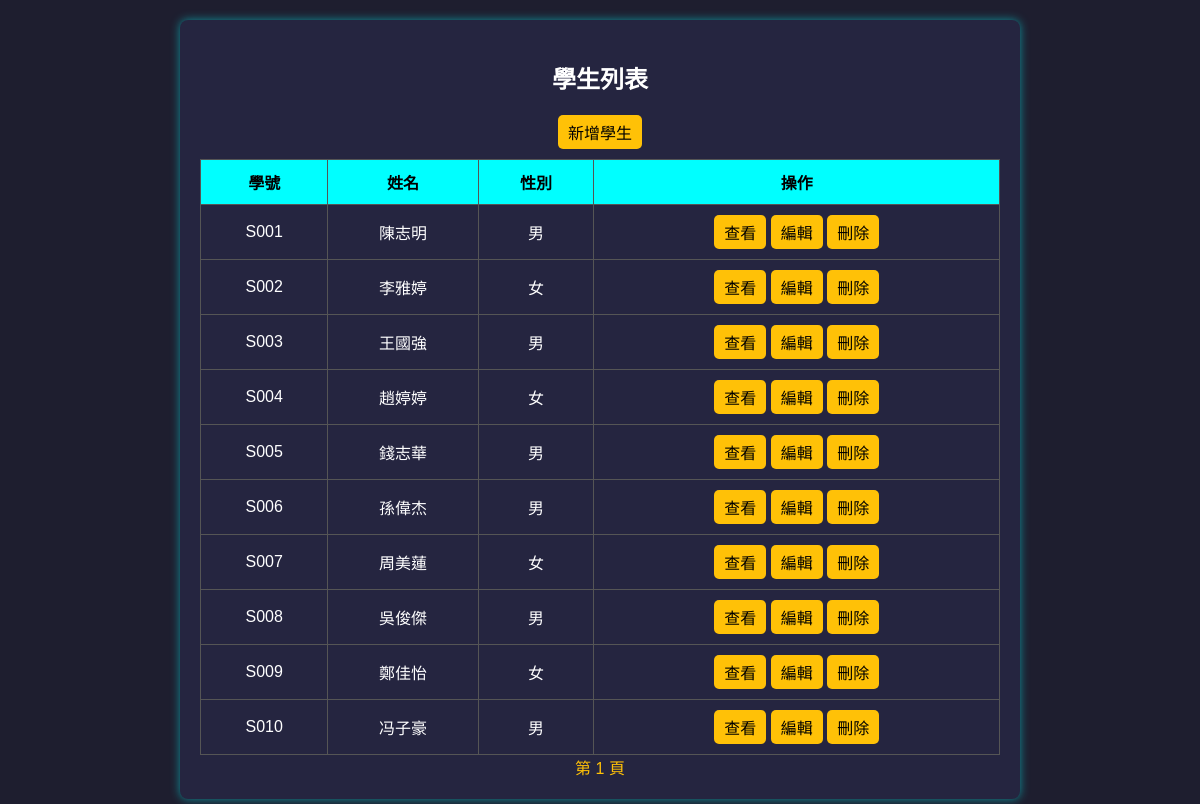
/student/student_list.php, run on the app's committed database.
### tables this page shows
CREATE TABLE `student` (
  `id` int(11) NOT NULL,
  `schid` varchar(12) NOT NULL COMMENT '學號',
  `name` varchar(32) NOT NULL COMMENT '姓名',
  `gender` varchar(1) NOT NULL COMMENT '性別',
  `birthday` date NOT NULL,
  `email` varchar(64) NOT NULL,
  `address` varchar(64) NOT NULL
);

### student/student_list.php (the view, shortened to what this page needs)
<?php
$servername = "localhost";
$username = "root";
$password = "";
$dbname = "school";
$conn = new mysqli($servername, $username, $password, $dbname);
$conn->set_charset("utf8mb4");
$limit = 10;
$page = isset($_GET['page']) ? (int)$_GET['page'] : 1;
$offset = ($page - 1) * $limit;
$total_result = $conn->query("SELECT COUNT(*) AS total FROM student");
$total_row = $total_result->fetch_assoc();
$total_pages = ceil($total_row['total'] / $limit);
$result = $conn->query("SELECT * FROM student LIMIT $limit OFFSET $offset");
?>
<!DOCTYPE html>
<html lang="zh-TW">
<head>
</head>
<body>
    <div class="container">
        <h2>學生列表</h2>
        <a class="btn" href="student_add.php">新增學生</a>
        <table>
            <tr>
                <th>學號</th>
                <th>姓名</th>
                <th>性別</th>
                <th>操作</th>
            </tr>
            <?php while ($row = $result->fetch_assoc()): ?>
            <tr>
                <td><?php echo htmlspecialchars($row['schid']); ?></td>
                <td><?php echo htmlspecialchars($row['name']); ?></td>
                <td><?php echo ($row['gender'] == 'M') ? '男' : '女'; ?></td>
                <td>
                    <a class="btn" href="student_detail.php?id=<?php echo $row['id']; ?>">查看</a>
                    <a class="btn" href="student_edit.php?id=<?php echo $row['id']; ?>">編輯</a>
                    <a class="btn" href="student_delete.php?id=<?php echo $row['id']; ?>" onclick="return confirm('確定要刪除嗎？');">刪除</a>
                </td>
            </tr>
            <?php endwhile; ?>
        </table>
        <div class="pagination">
            <?php for ($i = 1; $i <= $total_pages; $i++): ?>
                <a href="?page=<?php echo $i; ?>">第 <?php echo $i; ?> 頁</a>
            <?php endfor; ?>
        </div>
    </div>
</body>
</html>

### student/student_list.php (style rules this page uses)
body { font-family: Arial, sans-serif; background-color: #1e1e2f; color: #ffffff; margin: 20px; }
.container { max-width: 800px; background: #252540; padding: 20px; border-radius: 8px; box-shadow: 0px 0px 10px rgba(0, 255, 255, 0.5); margin: auto; text-align: center; }
table { width: 100%; border-collapse: collapse; margin-top: 10px; }
th, td { padding: 10px; border: 1px solid #555; text-align: center; }
th { background-color: #00ffff; color: black; }
a { color: #00ffff; text-decoration: none; }
.pagination a { margin: 5px; color: #ffc107; }
.btn { display: inline-block; padding: 5px 10px; background: #ffc107; color: black; border-radius: 5px; text-decoration: none; }

### data on the page
student: schid "S001", name "陳志明", gender "男"
student: schid "S002", name "李雅婷", gender "女"
student: schid "S003", name "王國強", gender "男"
student: schid "S004", name "趙婷婷", gender "女"
student: schid "S005", name "錢志華", gender "男"
student: schid "S006", name "孫偉杰", gender "男"
student: schid "S007", name "周美蓮", gender "女"
student: schid "S008", name "吳俊傑", gender "男"
student: schid "S009", name "鄭佳怡", gender "女"
student: schid "S010", name "冯子豪", gender "男"
